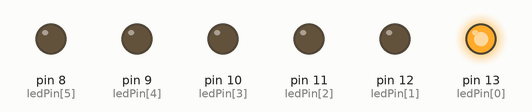
A sketch run on a simulated Arduino Uno, built with avr-gcc and run on an emulated ATmega328P. On the bench: output pins drawn as LEDs (lit = HIGH).

Above: at 0.2 s.
At 1.2 s:
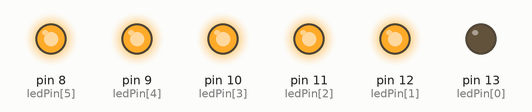
At 3.7 s:
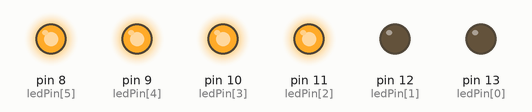
At 7.7 s:
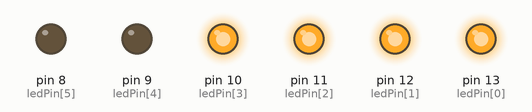
At 11.2 s:
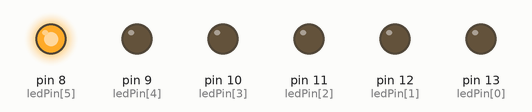
At 16.0 s:
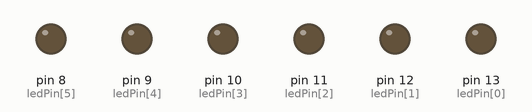
Timing chart, 0 to 18.2 s (numbered marks = the images above):
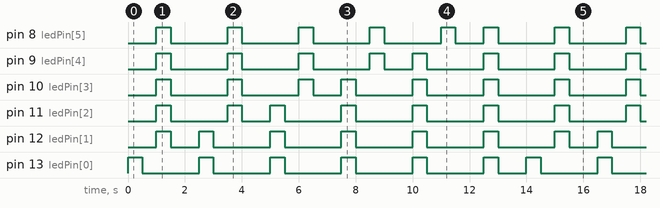

The sketch:

ledPattern.ino
```cpp
int ledPin[6] = {13,12,11,10,9,8};

void setup() {
  // put your setup code here, to run once:
  for (int i = 0; i < 6; i++){
    pinMode(ledPin[i], OUTPUT);
  }
}

void loop() {
  // put your main code here, to run repeatedly:
  //1 vs 5 pattern
  digitalWrite(ledPin[0], HIGH);
  delay(500);
  digitalWrite(ledPin[0], LOW);
  delay(500);
  for (int i = 1; i < 6; i++){
    digitalWrite(ledPin[i], HIGH);
  }
  delay(500);
  for (int i = 1; i < 6; i++){
    digitalWrite(ledPin[i], LOW);
  }
  delay(1000);

  //2 vs 4 pattern
  digitalWrite(ledPin[0], HIGH);
  digitalWrite(ledPin[1], HIGH);
  delay(500);
  digitalWrite(ledPin[0], LOW);
  digitalWrite(ledPin[1], LOW);
  delay(500);
  for (int i = 2; i < 6; i++){
    digitalWrite(ledPin[i], HIGH);
  }
  delay(500);
  for (int i = 2; i < 6; i++){
    digitalWrite(ledPin[i], LOW);
  }
  delay(1000);

  //3 vs 3 pattern
  digitalWrite(ledPin[0], HIGH);
  digitalWrite(ledPin[1], HIGH);
  digitalWrite(ledPin[2], HIGH);
  delay(500);
  digitalWrite(ledPin[0], LOW);
  digitalWrite(ledPin[1], LOW);
  digitalWrite(ledPin[2], LOW);
  delay(500);
  for (int i = 3; i < 6; i++){
    digitalWrite(ledPin[i], HIGH);
  }
  delay(500);
  for (int i = 3; i < 6; i++){
    digitalWrite(ledPin[i], LOW);
  }
  delay(1000);

  //4 vs 2 pattern
  digitalWrite(ledPin[0], HIGH);
  digitalWrite(ledPin[1], HIGH);
  digitalWrite(ledPin[2], HIGH);
  digitalWrite(ledPin[3], HIGH);
  delay(500);
  digitalWrite(ledPin[0], LOW);
  digitalWrite(ledPin[1], LOW);
  digitalWrite(ledPin[2], LOW);
  digitalWrite(ledPin[3], LOW);
  delay(500);
  for (int i = 4; i < 6; i++){
    digitalWrite(ledPin[i], HIGH);
  }
  delay(500);
  for (int i = 4; i < 6; i++){
    digitalWrite(ledPin[i], LOW);
  }
  delay(1000);

  //5 vs 1 pattern
  digitalWrite(ledPin[0], HIGH);
  digitalWrite(ledPin[1], HIGH);
  digitalWrite(ledPin[2], HIGH);
  digitalWrite(ledPin[3], HIGH);
  digitalWrite(ledPin[4], HIGH);
  delay(500);
  digitalWrite(ledPin[0], LOW);
  digitalWrite(ledPin[1], LOW);
  digitalWrite(ledPin[2], LOW);
  digitalWrite(ledPin[3], LOW);
  digitalWrite(ledPin[4], LOW);
  delay(500);
  for (int i = 5; i < 6; i++){
    digitalWrite(ledPin[i], HIGH);
  }
  delay(500);
  for (int i = 5; i < 6; i++){
    digitalWrite(ledPin[i], LOW);
  }
  delay(1000);

  //6 vs 0 pattern
  digitalWrite(ledPin[0], HIGH);
  digitalWrite(ledPin[1], HIGH);
  digitalWrite(ledPin[2], HIGH);
  digitalWrite(ledPin[3], HIGH);
  digitalWrite(ledPin[4], HIGH);
  digitalWrite(ledPin[5], HIGH);
  delay(500);
  digitalWrite(ledPin[0], LOW);
  digitalWrite(ledPin[1], LOW);
  digitalWrite(ledPin[2], LOW);
  digitalWrite(ledPin[3], LOW);
  digitalWrite(ledPin[4], LOW);
  digitalWrite(ledPin[5], LOW);
  delay(1000);
}
```

Measured:
- by itself, pin 8 (ledPin[5]): repeats every 14.0 s: 4 × (LOW 2.0 s, HIGH 0.50 s), LOW 1.0 s, HIGH 0.50 s, LOW 2.0 s, HIGH 0.50 s
- by itself, pin 9 (ledPin[4]): repeats every 14.0 s: 3 × (LOW 2.0 s, HIGH 0.50 s), LOW 1.0 s, 2 × (HIGH 0.50 s, LOW 2.0 s), HIGH 0.50 s
- by itself, pin 10 (ledPin[3]): repeats every 14.0 s: 2 × (LOW 2.0 s, HIGH 0.50 s), LOW 1.0 s, 3 × (HIGH 0.50 s, LOW 2.0 s), HIGH 0.50 s
- by itself, pin 11 (ledPin[2]): repeats every 14.0 s: LOW 2.0 s, HIGH 0.50 s, LOW 1.0 s, 4 × (HIGH 0.50 s, LOW 2.0 s), HIGH 0.50 s
- by itself, pin 12 (ledPin[1]): repeats every 14.0 s: LOW 1.0 s, 5 × (HIGH 0.50 s, LOW 2.0 s), HIGH 0.50 s
- by itself, pin 13 (ledPin[0]): repeats every 14.0 s: 5 × (LOW 2.0 s, HIGH 0.50 s), LOW 1.0 s, HIGH 0.50 s
